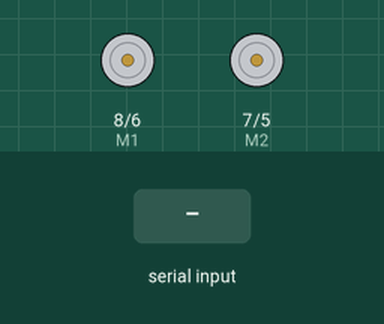
Recording of a sketch running on a simulated Arduino Uno, built with avr-gcc and run on an emulated ATmega328P. Shown: direction and speed pins drawn as motors (green arrow = direction pin HIGH = forward, orange = LOW = backward, longer = more drive). The inputs (shaded band) are chosen by the test bench.

Above: at 1.2 s.
1.3 s: "w" received over Serial
At 1.7 s:
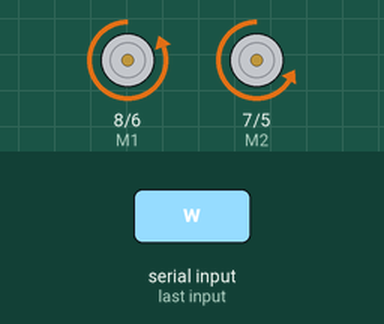
2.8 s: "s" received over Serial
At 4.0 s:
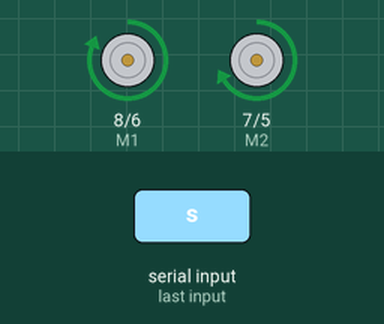
4.3 s: "a" received over Serial
At 5.2 s:
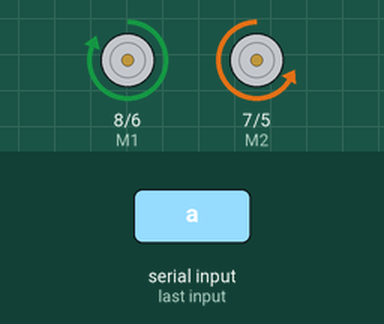
5.8 s: "d" received over Serial
At 6.4 s:
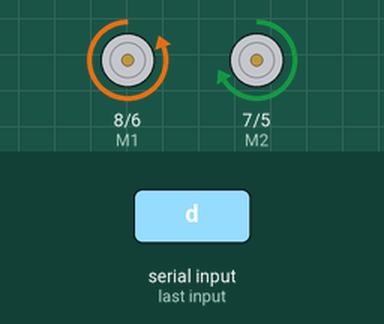
Timing chart, 0 to 8.3 s (numbered marks = the images above; inputs shaded):
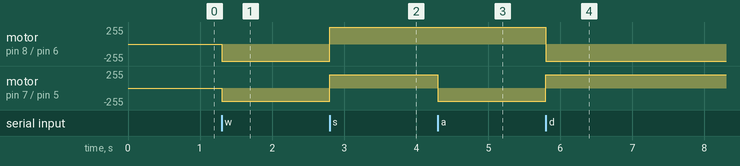

Measured:
- after the input at 1.3 s, motor on pin 8 (M1) / pin 6 (E1): stopped → backward 255/255 at once; motor on pin 7 (M2) / pin 5 (E2): stopped → backward 200/255 at once
- after the input at 2.8 s, motor on pin 8 (M1) / pin 6 (E1): backward 255/255 → forward 255/255 at once; motor on pin 7 (M2) / pin 5 (E2): backward 200/255 → forward 200/255 at once
- after the input at 4.3 s, motor on pin 7 (M2) / pin 5 (E2): forward 200/255 → backward 200/255 at once
- after the input at 5.8 s, motor on pin 8 (M1) / pin 6 (E1): forward 255/255 → backward 255/255 at once; motor on pin 7 (M2) / pin 5 (E2): backward 200/255 → forward 200/255 at once

The sketch:

robotshop_rover.ino
```cpp
#include <stdarg.h>

// Code to control RobotShop-Rover
//

int E1 = 6; //M1 Speed Control
int E2 = 5; //M2 Speed Control
int M1 = 8; //M1 Direction Control
int M2 = 7; //M2 Direction Control

void p(char *fmt, ... ){
    char tmp[128]; // resulting string limited to 128 chars
    va_list args;
    va_start (args, fmt );
    vsnprintf(tmp, 128, fmt, args);
    va_end (args);
    Serial.print(tmp);
}

void setup(void)
{
    int i;
    for(i=5;i<=8;i++){
      pinMode(i, OUTPUT);
    }
    Serial.begin(9600);
}

void loop(void)
{
    while (Serial.available() < 1) {} // Wait until a character is received
    char val = Serial.read();
    int leftspeed = 255; //255 is maximum speed
    int rightspeed = 200;// adjust for a small difference between wheels speed

    switch(val) // Perform an action depending on the command
    {
       case 'I':
          p("%s", "aXsept0");
          break;
       case 'w'://Move Forward
          forward (leftspeed,rightspeed);
          break;
       case 's'://Move Backwards
          reverse (leftspeed,rightspeed);
          break;
       case 'a'://Turn Left
          left (leftspeed,rightspeed);
          break;
       case 'd'://Turn Right
          right (leftspeed,rightspeed);
          break;
       default:
          stop();
          break;
    }
}

void stop(void) //Stop
{
   digitalWrite(E1,LOW);
   digitalWrite(E2,LOW);
}

void forward(char a,char b)
{
    analogWrite (E1,a);
    digitalWrite(M1,LOW);
    analogWrite (E2,b);
    digitalWrite(M2,LOW);
}
void reverse (char a,char b)
{
    analogWrite (E1,a);
    digitalWrite(M1,HIGH);
    analogWrite (E2,b);
    digitalWrite(M2,HIGH);
}
void left (char a,char b)
{
    analogWrite (E1,a);
    digitalWrite(M1,HIGH);
    analogWrite (E2,b);
    digitalWrite(M2,LOW);
}
void right (char a,char b)
{
    analogWrite (E1,a);
    digitalWrite(M1,LOW);
    analogWrite (E2,b);
    digitalWrite(M2,HIGH);
}
```
